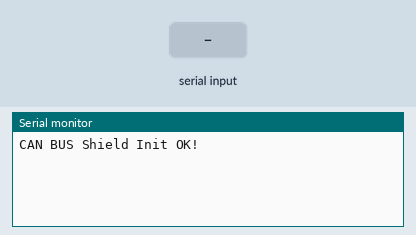
Simulated run of this sketch. Board: Arduino Uno, built with avr-gcc and run on an emulated ATmega328P. Shown: the last lines printed to the serial monitor. Inputs (shaded band) come from the test bench.

Above: at 1.2 s.
1.3 s: "red\n" received over Serial
At 1.8 s:
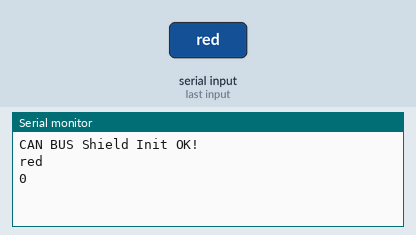
2.8 s: "green\n" received over Serial
At 4.0 s:
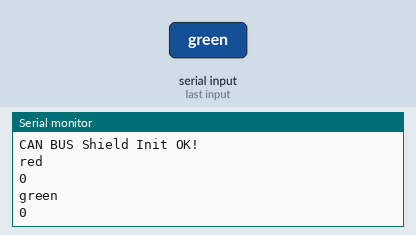
4.3 s: "blue\n" received over Serial
At 5.3 s:
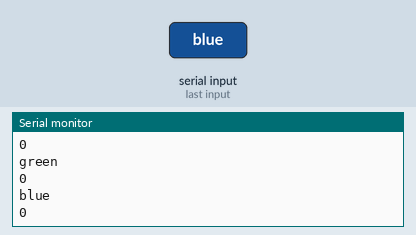
5.8 s: "on\n" received over Serial
At 6.4 s:
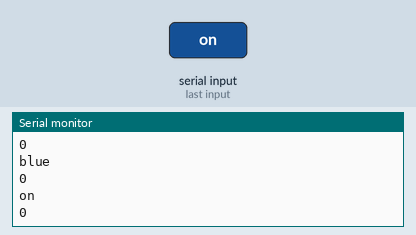
7.3 s: "blink\n" received over Serial
At 8.5 s:
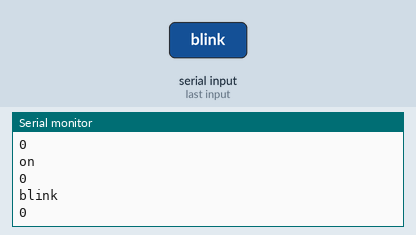
8.8 s: "send\n" received over Serial
At 9.9 s:
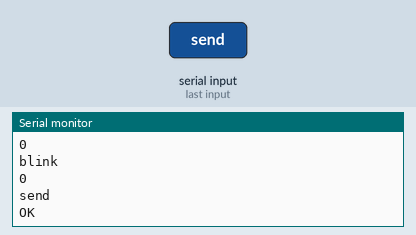

The sketch:

transmit.ino
```cpp
#include <SPI.h>
#include <mcp_can.h>

const int spiCSPin = 10;
int ledHIGH    = 1;
int ledLOW     = 0;

boolean redblue = false;

boolean usenino = false;
long blinkMillis = 0;

char buf[80];
unsigned char stmp[8] = {0, 0, 0, 0, 0, 0, 0, 0};

MCP_CAN CAN(spiCSPin);

void setup()
{
  Serial.begin(115200);

  while (CAN_OK != CAN.begin(CAN_500KBPS))
  {
    Serial.println("CAN BUS init Failed");
    delay(100);
  }
  Serial.println("CAN BUS Shield Init OK!");
}

int readline(int readch, char *buffer, int len) {
  static int pos = 0;
  int rpos;

  if (readch > 0) {
    switch (readch) {
      case '\r': // Ignore CR
        break;
      case '\n': // Return on new-line
        rpos = pos;
        pos = 0;  // Reset position index ready for next time
        return rpos;
      default:
        if (pos < len - 1) {
          buffer[pos++] = readch;
          buffer[pos] = 0;
        }
    }
  }
  return 0;
}


void loop()
{

  if (readline(Serial.read(), buf, 80) > 0) {
    String string = String(buf);
    Serial.println(string);
    if (string.startsWith("red"))
    {
      Serial.println(string.substring(3).toInt());
      stmp[0] = string.substring(3).toInt();
    }
    else if (string.startsWith("green"))
    {
      Serial.println(string.substring(5).toInt());
      stmp[1] = string.substring(5).toInt();
    }
    else if (string.startsWith("blue"))
    {
      Serial.println(string.substring(4).toInt());
      stmp[2] = string.substring(4).toInt();
    }
    else if (string.startsWith("on"))
    {
      Serial.println(string.substring(2).toInt());
      stmp[3] = string.substring(2).toInt();
    }
    else if (string.startsWith("blink"))
    {
      Serial.println(string.substring(5).toInt());
      stmp[4] = string.substring(5).toInt();
    }
    else if (string.startsWith("send"))
    {
      Serial.println("OK");
      CAN.sendMsgBuf(0x43, 0, 8, stmp);
      usenino = false;
    }
    else if (string.startsWith("nino"))
    {
      Serial.println("OK");
      usenino = true;
    }
        else if (string.startsWith("offnino"))
    {
      Serial.println("OK");
      usenino = false;
      for (int i = 0; i < 8; i++)
          stmp[i] = 0;
      CAN.sendMsgBuf(0x43, 0, 8, stmp);
    }
  }

  if (usenino)
  {
    unsigned long currentMillis = millis();
    if (currentMillis - blinkMillis > 500) {
      blinkMillis = currentMillis;
      if (!redblue)
      {
        for (int i = 0; i < 8; i++)
          stmp[i] = 0;
        stmp[2] = 0;
        stmp[0] = 50;
        CAN.sendMsgBuf(0x43, 0, 8, stmp);
        redblue = true;
      }
      else
      {
        for (int i = 0; i < 8; i++)
          stmp[i] = 0;
        stmp[2] = 50;
        stmp[0] = 0;
        CAN.sendMsgBuf(0x43, 0, 8, stmp);
        redblue = false;
      }

    }
  }

}
```

Measured:
- after the input at 1.3 s, the serial monitor: prints a new line at once (image 1)
- after the input at 2.8 s, the serial monitor: prints a new line at once (image 2)
- after the input at 4.3 s, the serial monitor: prints a new line at once (image 3)
- after the input at 5.8 s, the serial monitor: prints a new line at once (image 4)
- after the input at 7.3 s, the serial monitor: prints a new line at once (image 5)
- after the input at 8.8 s, the serial monitor: prints a new line at once (image 6)
